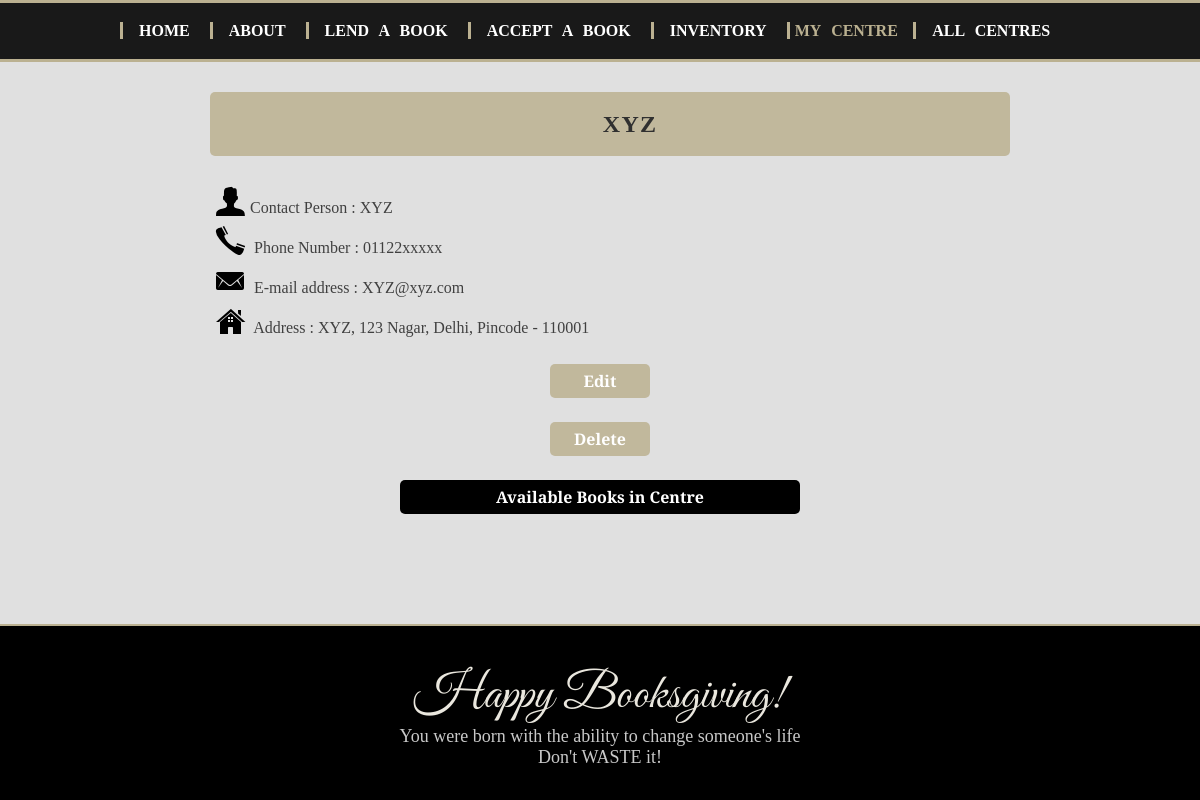
The app's page /centres/xxxxxxxx with its own data.
### app/models.py (models this page shows)
class Centre(db.Model):
    __tablename__ = 'centre'
    centre_id = db.Column(db.String(25), primary_key=True,
                          nullable=False, unique=True)
    name = db.Column(db.String(50), nullable=False)
    address = db.Column(db.String(250), nullable=False,  unique=True)
    pincode = db.Column(db.Integer, nullable=False)
    phone = db.Column(db.Integer, nullable=False,  unique=True)
    email_address = db.Column(db.String(30), nullable=False,  unique=True)
    contactname = db.Column(db.String(50), nullable=False)
    password = db.Column(db.String(20), nullable=False)

### app/views.py (the view)
@app.route('/centres/<centre_id>')
def centreInfo(centre_id):
    centre = Centre.query.filter_by(centre_id=centre_id).one()
    return render_template('showCentre.html', centre=centre)

### app/templates/showCentre.html (shortened to what this page needs)
<!doctype html>
<html lang="en-US">
<head>
	<link rel="stylesheet" href="{{ url_for('static', filename='css/bootstrap.css') }}" />
	<link rel="stylesheet" href="{{ url_for('static', filename='css/ngosignup_stylesheet.css') }}" />
</head>
<body>
	<div id="grey_page">
		<div class="navigationBar" id="navBar">
			<ul>
				<li><a href = "{{url_for('homePage') }}">Home</a></li>
				<li><a href = "{{url_for('about') }}">About</a></li>
				<li><a href="addBorrowingDetails">Lend A Book</a></li>
				<li><a href="addDonationDetails">Accept A Book</a></li>
				<li><a href="showBooksInCentre">Inventory</a></li>
			<li><a href="showCentre"class="selected" >My centre </a></li>
				<li><a href="showCentres"  >All centres</a></li>
			</ul>
		</div>
		<div class  = "onecentre">
			<div class = "heading">
				<a href='{{url_for('showBooksInCentre', centre_id = centre.centre_id) }}'>	<h1> {{centre.name}} </h1></a>
			</div>
				<p>  <img src= "{{ url_for('static', filename='images/contact.png') }}"/>Contact Person : {{centre.contactname}}</p>
				<p> <img src= "{{ url_for('static', filename='images/phone.png') }}"/> Phone Number : {{centre.phone}} </p>
				<p> <img src= "{{ url_for('static', filename='images/email.png') }}"/> E-mail address : {{centre.email_address}}</p>
				<p><img src= "{{ url_for('static', filename='images/address.png') }}"/> Address : {{centre.address}}, Pincode - {{centre.pincode}}</p>
<div class="editbutton">
			<a href='{{url_for('editCentre', centre_id = centre.centre_id) }}'>Edit</a>
	<a  href='{{url_for('deleteCentre', centre_id = centre.centre_id) }}'>Delete</a>
</div>
<div class="button-link">
	<a href='{{url_for('showBooksInCentre', centre_id = centre.centre_id) }}'>Available Books in Centre</a>
</div>
		</div>
		<div id="footer">
			<a href = "{{url_for('homePage') }}">
				<h1>Happy Booksgiving! </h1>
			</a>
		</div>
		<div id="tag">
			You were born with the ability to change someone's life
			<br>Don't WASTE it!
		</div>
	</div>
</body>
</html>

### app/static/css/ngosignup_stylesheet.css (style rules this page uses)
body { background-color: black; color: #C0C0C0; font-family: "Varela Round", Arial, Helvetica, sans-serif; font-size: 16px; line-height: 1.5em; }
#footer { font: 300 50px/0.8 'Great Vibes', Helvetica, sans-serif; text-decoration: none; text-align: center; padding-top:50px; margin-top:100px; margin-bottom:10px; }
#footer a { color:#f95252; }
.navigationBar li .selected { padding:5px; color:orange; }
.navigationBar { background-color: #191919; padding: 2px 0px; position:relative; border-bottom: 2px solid #f99d14; border-top: 2px solid #f99d14; }
.navigationBar ul { background-color: #191919; padding: 14px 0px; width: 80%; margin: 0 auto; font-family: verdana; }
.navigationBar li { display: inline; list-style-type: none; margin: 0; padding: 0; border-left: solid orange 2px; position: relative; }
.navigationBar li a { color: white; font-weight: 600; font-size: 16px; text-align: center; text-decoration: none; padding: 14px 16px; text-transform: uppercase; }
#tag { font: 18px cursive; text-decoration: none; text-align: center; padding: 0px; color:black; }
#grey_page { background-color: #E0E0E0 ; color: #404040 ; }
#grey_page .navigationBar { border-top: 3px solid #bbb191; border-bottom: 3px solid #bbb191; }
#grey_page .navigationBar li a { font-family: fantasy; word-spacing: 0.4em; }
#grey_page #footer { background-color: black; margin-bottom: 0px; padding-bottom: 10px; border-top: 2px solid #bbb191; }
#grey_page #footer a { color:#eae7de; }
#grey_page #tag { background-color: black; color:#C8C8C8 ; padding-bottom: 10px; }
#grey_page .navigationBar li .selected { color: #bbb191; }
#grey_page .navigationBar li { border-left: 3px solid #bbb191; }
#grey_page .navigationBar { border-top: 3px solid #bbb191 border-bottom: 3px solid #bbb191; }
.onecentre { padding:10px; width:800px; margin:0px auto; margin-top: 20px; font-family: 'Arvo', serif; }
.onecentre h1 { font-size: 1.5em; font-weight: bolder; letter-spacing: 0.05em; word-spacing: 0.3em; font-family: fantasy; width:800px; color:#303030 ; }
.allcentres img, .onecentre img { vertical-align: bottom; }
.onecentre a { background-color:#c1b89c; color: #fff; display: block; margin: 0 auto; padding: 4px 0; width: 800px; padding: 5px; text-align: center; font-weight: bolder; border-radius: 5px; }
.onecentre .heading a { padding: 20px; }
.onecentre .editbutton a { width:100px; }
.onecentre .button-link a { background-color:black; width:400px; }

### records on screen
Centre: name "XYZ", contactname "XYZ", phone "01122xxxxx", email_address "XYZ@xyz.com", address "XYZ, 123 Nagar, Delhi", pincode "110001"
